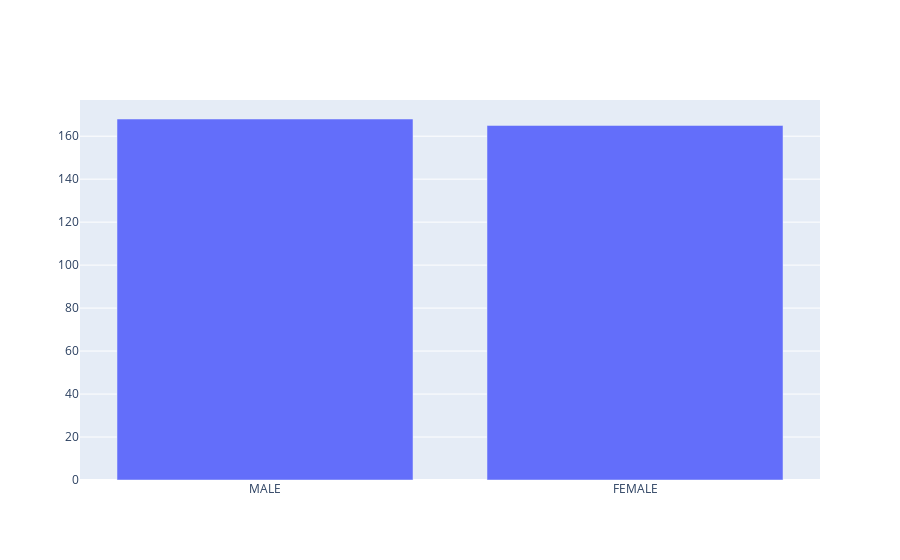

This figure's notebook cell:
### Code cell
df_sex = pd.DataFrame(df['sex'].value_counts())

fig = go.Figure(data=[go.Bar(x=df_sex.index, y=df_sex['sex'])])
fig.show()

### Figure 1 — Plotly figure (JSON) as saved in the notebook; plotly's stock layout.template omitted (floating-point values rounded to 4 significant figures)
{"data": [{"type": "bar", "x": ["MALE", "FEMALE"], "y": [168, 165]}], "layout": {}}
